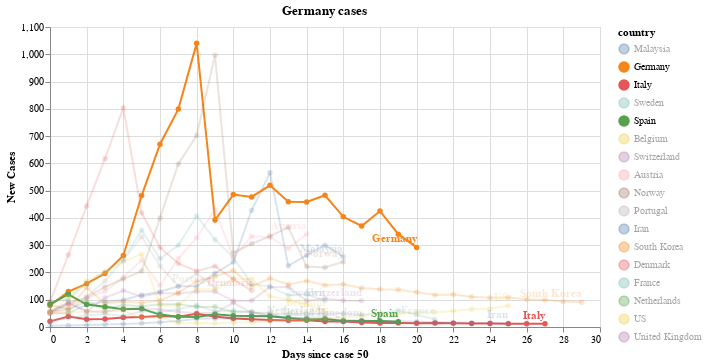

Notebook source saved alongside this figure:
### Code cell
#hide_input
chart = make_since_chart(dff2[dff2.country != "China"], ["Germany"],  ['Italy', 'Spain', 'United'])
chart

### Figure 1 — Vega-Lite specification as saved in the notebook (floating-point values rounded to 4 significant figures; data arrays with more than 128 entries replaced by an {"elided": "..."} marker saying what was removed)
{"config": {"view": {"continuousWidth": 400, "continuousHeight": 300}}, "layer": [{"mark": {"type": "line", "point": true}, "encoding": {"color": {"type": "nominal", "field": "country", "scale": {"domain": ["Malaysia", "Germany", "Italy", "Sweden", "Spain", "Belgium", "Switzerland", "Austria", "Norway", "Portugal", "Iran", "South Korea", "Denmark", "France", "Netherlands", "US", "United Kingdom"]}}, "opacity": {"condition": {"value": 1, "selection": "selector004"}, "value": 0.2}, "tooltip": [{"type": "nominal", "field": "country"}, {"type": "quantitative", "field": "state"}, {"type": "nominal", "field": "type"}, {"type": "quantitative", "field": "confirmed"}, {"type": "quantitative", "field": "deaths"}, {"type": "quantitative", "field": "ratio"}, {"type": "quantitative", "field": "new_deaths"}, {"type": "quantitative", "field": "new_confirmed"}, {"type": "temporal", "field": "date"}, {"type": "quantitative", "field": "Days since case 50"}], "x": {"type": "quantitative", "field": "Days since case 50"}, "y": {"type": "quantitative", "axis": {"title": "New Cases"}, "field": "ratio"}}, "selection": {"selector004": {"type": "multi", "fields": ["country"], "bind": "legend", "init": [{"country": "Germany"}, {"country": "Italy"}, {"country": "Spain"}, {"country": "United"}]}}, "width": 550}, {"mark": {"type": "text", "align": "right", "dy": -8, "fontWeight": "bold"}, "encoding": {"color": {"type": "nominal", "field": "country", "scale": {"domain": ["Malaysia", "Germany", "Italy", "Sweden", "Spain", "Belgium", "Switzerland", "Austria", "Norway", "Portugal", "Iran", "South Korea", "Denmark", "France", "Netherlands", "US", "United Kingdom"]}}, "opacity": {"condition": {"value": 1, "selection": "selector004"}, "value": 0.2}, "text": {"type": "nominal", "field": "country"}, "tooltip": [{"type": "nominal", "field": "country"}, {"type": "quantitative", "field": "state"}, {"type": "nominal", "field": "type"}, {"type": "quantitative", "field": "confirmed"}, {"type": "quantitative", "field": "deaths"}, {"type": "quantitative", "field": "ratio"}, {"type": "quantitative", "field": "new_deaths"}, {"type": "quantitative", "field": "new_confirmed"}, {"type": "temporal", "field": "date"}, {"type": "quantitative", "field": "Days since case 50"}], "x": {"type": "quantitative", "field": "Days since case 50"}, "y": {"type": "quantitative", "axis": {"title": "New Cases"}, "field": "ratio"}}, "transform": [{"filter": "(datum['date'] >= 1584662400000)"}], "width": 550}], "data": {"name": "data-a6c8a232b1ab44483f5c532b2f74f77d"}, "title": "Germany cases", "$schema": "https://vega.github.io/schema/vega-lite/v4.0.2.json", "datasets": {"data-a6c8a232b1ab44483f5c532b2f74f77d": {"elided": "328 records"}}}
